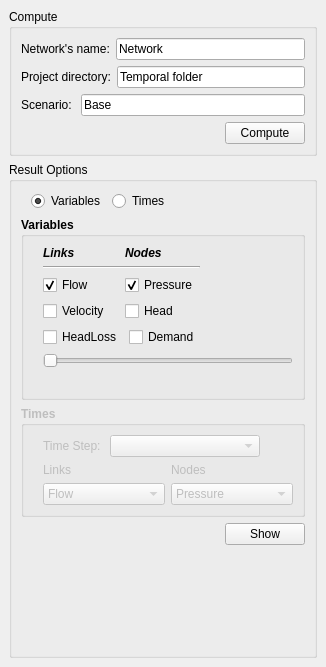
<?xml version="1.0" encoding="UTF-8"?>
<ui version="4.0">
 <class>DockWidget</class>
 <widget class="QDockWidget" name="DockWidget">
  <property name="geometry">
   <rect>
    <x>0</x>
    <y>0</y>
    <width>326</width>
    <height>667</height>
   </rect>
  </property>
  <property name="windowTitle">
   <string>QGISRed Results</string>
  </property>
  <widget class="QWidget" name="dockWidgetContents">
   <layout class="QGridLayout" name="gridLayout_2">
    <item row="0" column="0">
     <layout class="QGridLayout" name="gridLayout">
      <item row="0" column="0">
       <widget class="QGroupBox" name="groupBox">
        <property name="title">
         <string>Compute</string>
        </property>
        <layout class="QGridLayout" name="gridLayout_4">
         <item row="0" column="0">
          <layout class="QGridLayout" name="gridLayout_3">
           <item row="0" column="0">
            <layout class="QGridLayout" name="gridLayout_5">
             <item row="1" column="0">
              <layout class="QHBoxLayout" name="horizontalLayout_2">
               <item>
                <widget class="QLabel" name="label_2">
                 <property name="text">
                  <string>Project directory:</string>
                 </property>
                </widget>
               </item>
               <item>
                <widget class="QLineEdit" name="tbProjectDirectory">
                 <property name="text">
                  <string>Temporal folder</string>
                 </property>
                 <property name="cursorPosition">
                  <number>15</number>
                 </property>
                 <property name="alignment">
                  <set>Qt::AlignLeading|Qt::AlignLeft|Qt::AlignVCenter</set>
                 </property>
                 <property name="readOnly">
                  <bool>true</bool>
                 </property>
                 <property name="cursorMoveStyle">
                  <enum>Qt::VisualMoveStyle</enum>
                 </property>
                </widget>
               </item>
              </layout>
             </item>
             <item row="2" column="0">
              <layout class="QHBoxLayout" name="horizontalLayout_3">
               <item>
                <widget class="QLabel" name="label_3">
                 <property name="text">
                  <string>Scenario: </string>
                 </property>
                </widget>
               </item>
               <item>
                <widget class="QLineEdit" name="tbScenario">
                 <property name="text">
                  <string>Base</string>
                 </property>
                 <property name="cursorPosition">
                  <number>4</number>
                 </property>
                 <property name="alignment">
                  <set>Qt::AlignLeading|Qt::AlignLeft|Qt::AlignVCenter</set>
                 </property>
                 <property name="readOnly">
                  <bool>false</bool>
                 </property>
                 <property name="cursorMoveStyle">
                  <enum>Qt::VisualMoveStyle</enum>
                 </property>
                </widget>
               </item>
              </layout>
             </item>
             <item row="0" column="0">
              <layout class="QHBoxLayout" name="horizontalLayout">
               <item>
                <widget class="QLabel" name="label">
                 <property name="text">
                  <string>Network's name:</string>
                 </property>
                </widget>
               </item>
               <item>
                <widget class="QLineEdit" name="tbNetworkName">
                 <property name="text">
                  <string>Network</string>
                 </property>
                 <property name="readOnly">
                  <bool>true</bool>
                 </property>
                </widget>
               </item>
              </layout>
             </item>
             <item row="4" column="0">
              <layout class="QHBoxLayout" name="horizontalLayout_4">
               <item>
                <spacer name="horizontalSpacer_2">
                 <property name="orientation">
                  <enum>Qt::Horizontal</enum>
                 </property>
                 <property name="sizeHint" stdset="0">
                  <size>
                   <width>40</width>
                   <height>20</height>
                  </size>
                 </property>
                </spacer>
               </item>
               <item>
                <widget class="QPushButton" name="btCompute">
                 <property name="text">
                  <string>Compute</string>
                 </property>
                </widget>
               </item>
              </layout>
             </item>
            </layout>
           </item>
          </layout>
         </item>
        </layout>
       </widget>
      </item>
      <item row="1" column="0">
       <widget class="QGroupBox" name="groupBox_2">
        <property name="title">
         <string>Result Options</string>
        </property>
        <layout class="QGridLayout" name="gridLayout_7">
         <item row="1" column="0">
          <layout class="QGridLayout" name="gridLayout_6">
           <item row="3" column="0">
            <layout class="QHBoxLayout" name="horizontalLayout_5">
             <item>
              <spacer name="horizontalSpacer_3">
               <property name="orientation">
                <enum>Qt::Horizontal</enum>
               </property>
               <property name="sizeHint" stdset="0">
                <size>
                 <width>40</width>
                 <height>20</height>
                </size>
               </property>
              </spacer>
             </item>
             <item>
              <widget class="QPushButton" name="btShow">
               <property name="text">
                <string>Show</string>
               </property>
              </widget>
             </item>
            </layout>
           </item>
           <item row="4" column="0">
            <spacer name="verticalSpacer">
             <property name="orientation">
              <enum>Qt::Vertical</enum>
             </property>
             <property name="sizeHint" stdset="0">
              <size>
               <width>20</width>
               <height>40</height>
              </size>
             </property>
            </spacer>
           </item>
           <item row="0" column="0">
            <layout class="QHBoxLayout" name="horizontalLayout_6">
             <item>
              <spacer name="horizontalSpacer_6">
               <property name="orientation">
                <enum>Qt::Horizontal</enum>
               </property>
               <property name="sizeType">
                <enum>QSizePolicy::Fixed</enum>
               </property>
               <property name="sizeHint" stdset="0">
                <size>
                 <width>10</width>
                 <height>20</height>
                </size>
               </property>
              </spacer>
             </item>
             <item>
              <widget class="QRadioButton" name="rbVariables">
               <property name="text">
                <string>Variables</string>
               </property>
               <property name="checked">
                <bool>true</bool>
               </property>
              </widget>
             </item>
             <item>
              <widget class="QRadioButton" name="rbTimes">
               <property name="text">
                <string>Times</string>
               </property>
              </widget>
             </item>
             <item>
              <spacer name="horizontalSpacer">
               <property name="orientation">
                <enum>Qt::Horizontal</enum>
               </property>
               <property name="sizeHint" stdset="0">
                <size>
                 <width>40</width>
                 <height>20</height>
                </size>
               </property>
              </spacer>
             </item>
            </layout>
           </item>
           <item row="1" column="0">
            <widget class="QGroupBox" name="gbVariables">
             <property name="font">
              <font>
               <weight>75</weight>
               <bold>true</bold>
              </font>
             </property>
             <property name="title">
              <string>Variables</string>
             </property>
             <layout class="QGridLayout" name="gridLayout_8">
              <item row="0" column="0">
               <spacer name="horizontalSpacer_7">
                <property name="orientation">
                 <enum>Qt::Horizontal</enum>
                </property>
                <property name="sizeType">
                 <enum>QSizePolicy::Fixed</enum>
                </property>
                <property name="sizeHint" stdset="0">
                 <size>
                  <width>10</width>
                  <height>20</height>
                 </size>
                </property>
               </spacer>
              </item>
              <item row="0" column="1">
               <layout class="QVBoxLayout" name="verticalLayout">
                <item>
                 <layout class="QHBoxLayout" name="horizontalLayout_7">
                  <item>
                   <layout class="QVBoxLayout" name="verticalLayout_5">
                    <item>
                     <layout class="QHBoxLayout" name="horizontalLayout_8">
                      <item>
                       <widget class="QLabel" name="label_7">
                        <property name="minimumSize">
                         <size>
                          <width>75</width>
                          <height>0</height>
                         </size>
                        </property>
                        <property name="font">
                         <font>
                          <weight>75</weight>
                          <italic>true</italic>
                          <bold>true</bold>
                         </font>
                        </property>
                        <property name="text">
                         <string>Links</string>
                        </property>
                       </widget>
                      </item>
                      <item>
                       <widget class="QLabel" name="label_8">
                        <property name="font">
                         <font>
                          <weight>75</weight>
                          <italic>true</italic>
                          <bold>true</bold>
                         </font>
                        </property>
                        <property name="text">
                         <string>Nodes</string>
                        </property>
                       </widget>
                      </item>
                     </layout>
                    </item>
                    <item>
                     <widget class="Line" name="line">
                      <property name="orientation">
                       <enum>Qt::Horizontal</enum>
                      </property>
                     </widget>
                    </item>
                    <item>
                     <layout class="QHBoxLayout" name="horizontalLayout_9">
                      <item>
                       <widget class="QCheckBox" name="cbFlow">
                        <property name="minimumSize">
                         <size>
                          <width>75</width>
                          <height>0</height>
                         </size>
                        </property>
                        <property name="font">
                         <font>
                          <weight>50</weight>
                          <bold>false</bold>
                         </font>
                        </property>
                        <property name="text">
                         <string>Flow</string>
                        </property>
                        <property name="checked">
                         <bool>true</bool>
                        </property>
                       </widget>
                      </item>
                      <item>
                       <widget class="QCheckBox" name="cbPressure">
                        <property name="font">
                         <font>
                          <weight>50</weight>
                          <bold>false</bold>
                         </font>
                        </property>
                        <property name="text">
                         <string>Pressure</string>
                        </property>
                        <property name="checked">
                         <bool>true</bool>
                        </property>
                       </widget>
                      </item>
                     </layout>
                    </item>
                    <item>
                     <layout class="QHBoxLayout" name="horizontalLayout_10">
                      <item>
                       <widget class="QCheckBox" name="cbVelocity">
                        <property name="minimumSize">
                         <size>
                          <width>75</width>
                          <height>0</height>
                         </size>
                        </property>
                        <property name="font">
                         <font>
                          <weight>50</weight>
                          <bold>false</bold>
                         </font>
                        </property>
                        <property name="text">
                         <string>Velocity</string>
                        </property>
                       </widget>
                      </item>
                      <item>
                       <widget class="QCheckBox" name="cbHead">
                        <property name="font">
                         <font>
                          <weight>50</weight>
                          <bold>false</bold>
                         </font>
                        </property>
                        <property name="text">
                         <string>Head</string>
                        </property>
                       </widget>
                      </item>
                     </layout>
                    </item>
                    <item>
                     <layout class="QHBoxLayout" name="horizontalLayout_11">
                      <item>
                       <widget class="QCheckBox" name="cbHeadLoss">
                        <property name="minimumSize">
                         <size>
                          <width>75</width>
                          <height>0</height>
                         </size>
                        </property>
                        <property name="font">
                         <font>
                          <weight>50</weight>
                          <bold>false</bold>
                         </font>
                        </property>
                        <property name="text">
                         <string>HeadLoss</string>
                        </property>
                       </widget>
                      </item>
                      <item>
                       <widget class="QCheckBox" name="cbDemand">
                        <property name="font">
                         <font>
                          <weight>50</weight>
                          <bold>false</bold>
                         </font>
                        </property>
                        <property name="text">
                         <string>Demand</string>
                        </property>
                       </widget>
                      </item>
                     </layout>
                    </item>
                   </layout>
                  </item>
                  <item>
                   <spacer name="horizontalSpacer_4">
                    <property name="orientation">
                     <enum>Qt::Horizontal</enum>
                    </property>
                    <property name="sizeHint" stdset="0">
                     <size>
                      <width>40</width>
                      <height>20</height>
                     </size>
                    </property>
                   </spacer>
                  </item>
                 </layout>
                </item>
                <item>
                 <widget class="QSlider" name="hsTimes">
                  <property name="maximum">
                   <number>1</number>
                  </property>
                  <property name="pageStep">
                   <number>1</number>
                  </property>
                  <property name="orientation">
                   <enum>Qt::Horizontal</enum>
                  </property>
                 </widget>
                </item>
                <item>
                 <widget class="QLabel" name="lbTime">
                  <property name="font">
                   <font>
                    <weight>75</weight>
                    <bold>true</bold>
                   </font>
                  </property>
                  <property name="text">
                   <string/>
                  </property>
                  <property name="alignment">
                   <set>Qt::AlignCenter</set>
                  </property>
                 </widget>
                </item>
               </layout>
              </item>
             </layout>
            </widget>
           </item>
           <item row="2" column="0">
            <widget class="QGroupBox" name="gbTimes">
             <property name="enabled">
              <bool>false</bool>
             </property>
             <property name="font">
              <font>
               <weight>75</weight>
               <bold>true</bold>
              </font>
             </property>
             <property name="title">
              <string>Times</string>
             </property>
             <layout class="QGridLayout" name="gridLayout_10">
              <item row="0" column="0">
               <spacer name="horizontalSpacer_8">
                <property name="orientation">
                 <enum>Qt::Horizontal</enum>
                </property>
                <property name="sizeType">
                 <enum>QSizePolicy::Fixed</enum>
                </property>
                <property name="sizeHint" stdset="0">
                 <size>
                  <width>10</width>
                  <height>20</height>
                 </size>
                </property>
               </spacer>
              </item>
              <item row="0" column="1">
               <layout class="QVBoxLayout" name="verticalLayout_2">
                <item>
                 <layout class="QGridLayout" name="gridLayout_11">
                  <item row="0" column="0">
                   <widget class="QLabel" name="label_6">
                    <property name="font">
                     <font>
                      <weight>50</weight>
                      <bold>false</bold>
                     </font>
                    </property>
                    <property name="text">
                     <string>Time Step: </string>
                    </property>
                   </widget>
                  </item>
                  <item row="0" column="1">
                   <widget class="QComboBox" name="cbTimes">
                    <property name="sizePolicy">
                     <sizepolicy hsizetype="Fixed" vsizetype="Fixed">
                      <horstretch>0</horstretch>
                      <verstretch>0</verstretch>
                     </sizepolicy>
                    </property>
                    <property name="minimumSize">
                     <size>
                      <width>150</width>
                      <height>0</height>
                     </size>
                    </property>
                    <property name="font">
                     <font>
                      <weight>50</weight>
                      <bold>false</bold>
                     </font>
                    </property>
                   </widget>
                  </item>
                  <item row="0" column="2">
                   <spacer name="horizontalSpacer_5">
                    <property name="orientation">
                     <enum>Qt::Horizontal</enum>
                    </property>
                    <property name="sizeHint" stdset="0">
                     <size>
                      <width>40</width>
                      <height>20</height>
                     </size>
                    </property>
                   </spacer>
                  </item>
                 </layout>
                </item>
                <item>
                 <layout class="QVBoxLayout" name="verticalLayout_3">
                  <item>
                   <layout class="QHBoxLayout" name="horizontalLayout_12">
                    <item>
                     <widget class="QLabel" name="label_4">
                      <property name="minimumSize">
                       <size>
                        <width>80</width>
                        <height>0</height>
                       </size>
                      </property>
                      <property name="font">
                       <font>
                        <weight>50</weight>
                        <bold>false</bold>
                       </font>
                      </property>
                      <property name="text">
                       <string>Links</string>
                      </property>
                     </widget>
                    </item>
                    <item>
                     <widget class="QLabel" name="label_5">
                      <property name="font">
                       <font>
                        <weight>50</weight>
                        <bold>false</bold>
                       </font>
                      </property>
                      <property name="text">
                       <string>Nodes</string>
                      </property>
                     </widget>
                    </item>
                   </layout>
                  </item>
                  <item>
                   <layout class="QHBoxLayout" name="horizontalLayout_13">
                    <item>
                     <widget class="QComboBox" name="cbLinks">
                      <property name="sizePolicy">
                       <sizepolicy hsizetype="Preferred" vsizetype="Fixed">
                        <horstretch>0</horstretch>
                        <verstretch>0</verstretch>
                       </sizepolicy>
                      </property>
                      <property name="font">
                       <font>
                        <weight>50</weight>
                        <bold>false</bold>
                       </font>
                      </property>
                      <item>
                       <property name="text">
                        <string>Flow</string>
                       </property>
                      </item>
                      <item>
                       <property name="text">
                        <string>Velocity</string>
                       </property>
                      </item>
                      <item>
                       <property name="text">
                        <string>HeadLoss</string>
                       </property>
                      </item>
                     </widget>
                    </item>
                    <item>
                     <widget class="QComboBox" name="cbNodes">
                      <property name="sizePolicy">
                       <sizepolicy hsizetype="Preferred" vsizetype="Fixed">
                        <horstretch>0</horstretch>
                        <verstretch>0</verstretch>
                       </sizepolicy>
                      </property>
                      <property name="font">
                       <font>
                        <weight>50</weight>
                        <bold>false</bold>
                       </font>
                      </property>
                      <item>
                       <property name="text">
                        <string>Pressure</string>
                       </property>
                      </item>
                      <item>
                       <property name="text">
                        <string>Head</string>
                       </property>
                      </item>
                      <item>
                       <property name="text">
                        <string>Demand</string>
                       </property>
                      </item>
                     </widget>
                    </item>
                   </layout>
                  </item>
                 </layout>
                </item>
               </layout>
              </item>
             </layout>
            </widget>
           </item>
          </layout>
         </item>
        </layout>
       </widget>
      </item>
     </layout>
    </item>
   </layout>
  </widget>
 </widget>
 <resources/>
 <connections/>
</ui>
